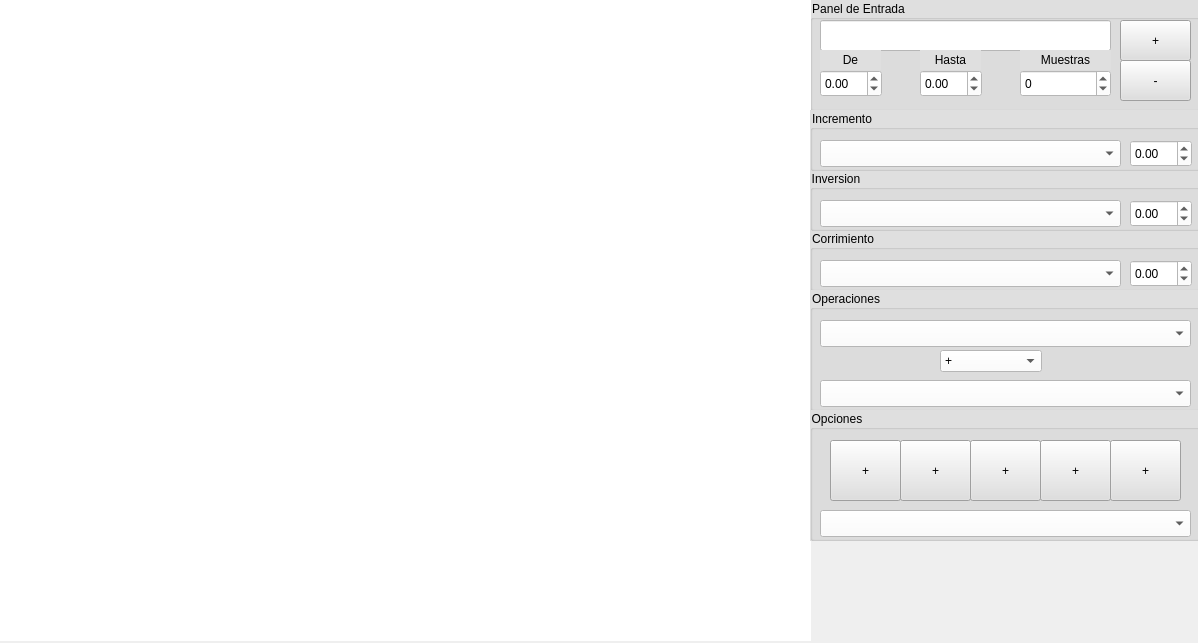
<?xml version="1.0" encoding="UTF-8"?>
<ui version="4.0">
 <class>MainWindow</class>
 <widget class="QMainWindow" name="MainWindow">
  <property name="geometry">
   <rect>
    <x>0</x>
    <y>0</y>
    <width>1198</width>
    <height>643</height>
   </rect>
  </property>
  <property name="windowTitle">
   <string>Graficador</string>
  </property>
  <property name="styleSheet">
   <string notr="true">border-color: rgb(0, 0, 0);</string>
  </property>
  <widget class="QWidget" name="centralwidget">
   <widget class="QGroupBox" name="groupBox">
    <property name="geometry">
     <rect>
      <x>810</x>
      <y>0</y>
      <width>391</width>
      <height>111</height>
     </rect>
    </property>
    <property name="styleSheet">
     <string notr="true">background-color: rgb(223, 223, 223);</string>
    </property>
    <property name="title">
     <string>Panel de Entrada</string>
    </property>
    <widget class="QLineEdit" name="txt_funcionEntrada">
     <property name="geometry">
      <rect>
       <x>10</x>
       <y>20</y>
       <width>291</width>
       <height>31</height>
      </rect>
     </property>
     <property name="toolTip">
      <string>&lt;html&gt;&lt;head/&gt;&lt;body&gt;&lt;p&gt;Introduzca Una nueva funcion&lt;/p&gt;&lt;/body&gt;&lt;/html&gt;</string>
     </property>
     <property name="styleSheet">
      <string notr="true">background-color: rgb(255, 255, 255);
selection-background-color: rgb(231, 77, 0);</string>
     </property>
    </widget>
    <widget class="QLabel" name="label_2">
     <property name="geometry">
      <rect>
       <x>10</x>
       <y>50</y>
       <width>61</width>
       <height>20</height>
      </rect>
     </property>
     <property name="text">
      <string>De</string>
     </property>
     <property name="alignment">
      <set>Qt::AlignCenter</set>
     </property>
    </widget>
    <widget class="QDoubleSpinBox" name="spn_Init">
     <property name="geometry">
      <rect>
       <x>10</x>
       <y>70</y>
       <width>62</width>
       <height>27</height>
      </rect>
     </property>
     <property name="styleSheet">
      <string notr="true">background-color: rgb(255, 255, 255);</string>
     </property>
     <property name="minimum">
      <double>-1000000.000000000000000</double>
     </property>
     <property name="maximum">
      <double>1000000.000000000000000</double>
     </property>
    </widget>
    <widget class="QLabel" name="label_3">
     <property name="geometry">
      <rect>
       <x>110</x>
       <y>50</y>
       <width>61</width>
       <height>20</height>
      </rect>
     </property>
     <property name="text">
      <string>Hasta</string>
     </property>
     <property name="alignment">
      <set>Qt::AlignCenter</set>
     </property>
    </widget>
    <widget class="QLabel" name="label_4">
     <property name="geometry">
      <rect>
       <x>210</x>
       <y>50</y>
       <width>91</width>
       <height>20</height>
      </rect>
     </property>
     <property name="text">
      <string>Muestras</string>
     </property>
     <property name="alignment">
      <set>Qt::AlignCenter</set>
     </property>
    </widget>
    <widget class="QPushButton" name="btn_AddFun">
     <property name="geometry">
      <rect>
       <x>310</x>
       <y>20</y>
       <width>71</width>
       <height>41</height>
      </rect>
     </property>
     <property name="text">
      <string>+</string>
     </property>
    </widget>
    <widget class="QSpinBox" name="spn_Muestras">
     <property name="geometry">
      <rect>
       <x>210</x>
       <y>70</y>
       <width>91</width>
       <height>27</height>
      </rect>
     </property>
     <property name="styleSheet">
      <string notr="true">background-color: rgb(255, 255, 255);</string>
     </property>
     <property name="minimum">
      <number>-100000</number>
     </property>
     <property name="maximum">
      <number>100000</number>
     </property>
    </widget>
    <widget class="QDoubleSpinBox" name="spn_To">
     <property name="geometry">
      <rect>
       <x>110</x>
       <y>70</y>
       <width>62</width>
       <height>27</height>
      </rect>
     </property>
     <property name="styleSheet">
      <string notr="true">background-color: rgb(255, 255, 255);</string>
     </property>
     <property name="minimum">
      <double>-1000000.000000000000000</double>
     </property>
     <property name="maximum">
      <double>1000000.000000000000000</double>
     </property>
    </widget>
    <widget class="QPushButton" name="btn_RemFun">
     <property name="geometry">
      <rect>
       <x>310</x>
       <y>60</y>
       <width>71</width>
       <height>41</height>
      </rect>
     </property>
     <property name="text">
      <string>-</string>
     </property>
    </widget>
   </widget>
   <widget class="QLabel" name="label_6">
    <property name="geometry">
     <rect>
      <x>0</x>
      <y>0</y>
      <width>811</width>
      <height>641</height>
     </rect>
    </property>
    <property name="styleSheet">
     <string notr="true">background-color: rgb(255, 255, 255);</string>
    </property>
    <property name="text">
     <string>&lt;html&gt;&lt;head/&gt;&lt;body&gt;&lt;p&gt;&lt;br/&gt;&lt;/p&gt;&lt;/body&gt;&lt;/html&gt;</string>
    </property>
    <property name="scaledContents">
     <bool>true</bool>
    </property>
   </widget>
   <widget class="QGroupBox" name="groupBox_2">
    <property name="geometry">
     <rect>
      <x>810</x>
      <y>230</y>
      <width>391</width>
      <height>61</height>
     </rect>
    </property>
    <property name="styleSheet">
     <string notr="true">background-color: rgb(223, 223, 223);</string>
    </property>
    <property name="title">
     <string>Corrimiento</string>
    </property>
    <widget class="QDoubleSpinBox" name="spn_Corri">
     <property name="geometry">
      <rect>
       <x>320</x>
       <y>30</y>
       <width>62</width>
       <height>27</height>
      </rect>
     </property>
     <property name="styleSheet">
      <string notr="true">background-color: rgb(255, 255, 255);</string>
     </property>
     <property name="minimum">
      <double>-1000000.000000000000000</double>
     </property>
     <property name="maximum">
      <double>1000000.000000000000000</double>
     </property>
    </widget>
    <widget class="QComboBox" name="cmb_Corr">
     <property name="geometry">
      <rect>
       <x>10</x>
       <y>30</y>
       <width>301</width>
       <height>27</height>
      </rect>
     </property>
     <property name="styleSheet">
      <string notr="true">background-color: rgb(255, 255, 255);
selection-background-color: rgb(231, 77, 0);</string>
     </property>
    </widget>
   </widget>
   <widget class="QGroupBox" name="groupBox_3">
    <property name="geometry">
     <rect>
      <x>810</x>
      <y>170</y>
      <width>391</width>
      <height>61</height>
     </rect>
    </property>
    <property name="styleSheet">
     <string notr="true">background-color: rgb(223, 223, 223);</string>
    </property>
    <property name="title">
     <string>Inversion</string>
    </property>
    <widget class="QDoubleSpinBox" name="spn_Inv">
     <property name="geometry">
      <rect>
       <x>320</x>
       <y>30</y>
       <width>62</width>
       <height>27</height>
      </rect>
     </property>
     <property name="styleSheet">
      <string notr="true">background-color: rgb(255, 255, 255);</string>
     </property>
     <property name="minimum">
      <double>-1000000.000000000000000</double>
     </property>
     <property name="maximum">
      <double>1000000.000000000000000</double>
     </property>
    </widget>
    <widget class="QComboBox" name="cmb_Inv">
     <property name="geometry">
      <rect>
       <x>10</x>
       <y>30</y>
       <width>301</width>
       <height>27</height>
      </rect>
     </property>
     <property name="styleSheet">
      <string notr="true">background-color: rgb(255, 255, 255);
selection-background-color: rgb(231, 77, 0);</string>
     </property>
     <property name="frame">
      <bool>true</bool>
     </property>
    </widget>
   </widget>
   <widget class="QGroupBox" name="groupBox_4">
    <property name="geometry">
     <rect>
      <x>810</x>
      <y>110</y>
      <width>391</width>
      <height>61</height>
     </rect>
    </property>
    <property name="styleSheet">
     <string notr="true">background-color: rgb(223, 223, 223);</string>
    </property>
    <property name="title">
     <string>Incremento</string>
    </property>
    <widget class="QDoubleSpinBox" name="spn_Inc">
     <property name="geometry">
      <rect>
       <x>320</x>
       <y>30</y>
       <width>62</width>
       <height>27</height>
      </rect>
     </property>
     <property name="styleSheet">
      <string notr="true">background-color: rgb(255, 255, 255);</string>
     </property>
     <property name="minimum">
      <double>-1000000.000000000000000</double>
     </property>
     <property name="maximum">
      <double>1000000.000000000000000</double>
     </property>
    </widget>
    <widget class="QComboBox" name="cmb_Inc">
     <property name="geometry">
      <rect>
       <x>10</x>
       <y>30</y>
       <width>301</width>
       <height>27</height>
      </rect>
     </property>
     <property name="statusTip">
      <string>Selecciones incremento</string>
     </property>
     <property name="styleSheet">
      <string notr="true">background-color: rgb(255, 255, 255);
selection-background-color: rgb(231, 77, 0);</string>
     </property>
    </widget>
   </widget>
   <widget class="QGroupBox" name="groupBox_5">
    <property name="geometry">
     <rect>
      <x>810</x>
      <y>290</y>
      <width>391</width>
      <height>121</height>
     </rect>
    </property>
    <property name="styleSheet">
     <string notr="true">background-color: rgb(223, 223, 223);</string>
    </property>
    <property name="title">
     <string>Operaciones</string>
    </property>
    <widget class="QComboBox" name="cmb_F1">
     <property name="geometry">
      <rect>
       <x>10</x>
       <y>30</y>
       <width>371</width>
       <height>27</height>
      </rect>
     </property>
     <property name="styleSheet">
      <string notr="true">background-color: rgb(255, 255, 255);
selection-background-color: rgb(231, 77, 0);</string>
     </property>
    </widget>
    <widget class="QComboBox" name="cmb_F2">
     <property name="geometry">
      <rect>
       <x>10</x>
       <y>90</y>
       <width>371</width>
       <height>27</height>
      </rect>
     </property>
     <property name="styleSheet">
      <string notr="true">background-color: rgb(255, 255, 255);
selection-background-color: rgb(231, 77, 0);</string>
     </property>
    </widget>
    <widget class="QComboBox" name="cmb_Opr">
     <property name="geometry">
      <rect>
       <x>130</x>
       <y>60</y>
       <width>121</width>
       <height>23</height>
      </rect>
     </property>
     <property name="acceptDrops">
      <bool>false</bool>
     </property>
     <property name="toolTip">
      <string>&lt;html&gt;&lt;head/&gt;&lt;body&gt;&lt;p&gt;Seleccione la Operacion a realizar&lt;/p&gt;&lt;/body&gt;&lt;/html&gt;</string>
     </property>
     <property name="whatsThis">
      <string>&lt;html&gt;&lt;head/&gt;&lt;body&gt;&lt;p&gt;Debe seleccionar una operacion&lt;/p&gt;&lt;/body&gt;&lt;/html&gt;</string>
     </property>
     <property name="autoFillBackground">
      <bool>false</bool>
     </property>
     <property name="styleSheet">
      <string notr="true">background-color: rgb(255, 255, 255);
selection-background-color: rgb(221, 73, 0);
</string>
     </property>
     <property name="sizeAdjustPolicy">
      <enum>QComboBox::AdjustToContents</enum>
     </property>
     <property name="iconSize">
      <size>
       <width>0</width>
       <height>0</height>
      </size>
     </property>
     <item>
      <property name="text">
       <string>+</string>
      </property>
     </item>
     <item>
      <property name="text">
       <string>-</string>
      </property>
     </item>
     <item>
      <property name="text">
       <string>x</string>
      </property>
     </item>
     <item>
      <property name="text">
       <string>Combolusion</string>
      </property>
     </item>
    </widget>
   </widget>
   <widget class="QGroupBox" name="groupBox_6">
    <property name="geometry">
     <rect>
      <x>810</x>
      <y>410</y>
      <width>391</width>
      <height>131</height>
     </rect>
    </property>
    <property name="styleSheet">
     <string notr="true">background-color: rgb(223, 223, 223);</string>
    </property>
    <property name="title">
     <string>Opciones</string>
    </property>
    <widget class="QComboBox" name="comboBox_7">
     <property name="geometry">
      <rect>
       <x>10</x>
       <y>100</y>
       <width>371</width>
       <height>27</height>
      </rect>
     </property>
     <property name="styleSheet">
      <string notr="true">background-color: rgb(255, 255, 255);
selection-background-color: rgb(231, 77, 0);</string>
     </property>
    </widget>
    <widget class="QPushButton" name="pushButton_3">
     <property name="geometry">
      <rect>
       <x>20</x>
       <y>30</y>
       <width>71</width>
       <height>61</height>
      </rect>
     </property>
     <property name="text">
      <string>+</string>
     </property>
    </widget>
    <widget class="QPushButton" name="pushButton_4">
     <property name="geometry">
      <rect>
       <x>90</x>
       <y>30</y>
       <width>71</width>
       <height>61</height>
      </rect>
     </property>
     <property name="text">
      <string>+</string>
     </property>
    </widget>
    <widget class="QPushButton" name="pushButton_5">
     <property name="geometry">
      <rect>
       <x>160</x>
       <y>30</y>
       <width>71</width>
       <height>61</height>
      </rect>
     </property>
     <property name="text">
      <string>+</string>
     </property>
    </widget>
    <widget class="QPushButton" name="pushButton_6">
     <property name="geometry">
      <rect>
       <x>230</x>
       <y>30</y>
       <width>71</width>
       <height>61</height>
      </rect>
     </property>
     <property name="text">
      <string>+</string>
     </property>
    </widget>
    <widget class="QPushButton" name="pushButton_7">
     <property name="geometry">
      <rect>
       <x>300</x>
       <y>30</y>
       <width>71</width>
       <height>61</height>
      </rect>
     </property>
     <property name="text">
      <string>+</string>
     </property>
    </widget>
   </widget>
  </widget>
 </widget>
 <resources/>
 <connections/>
</ui>
